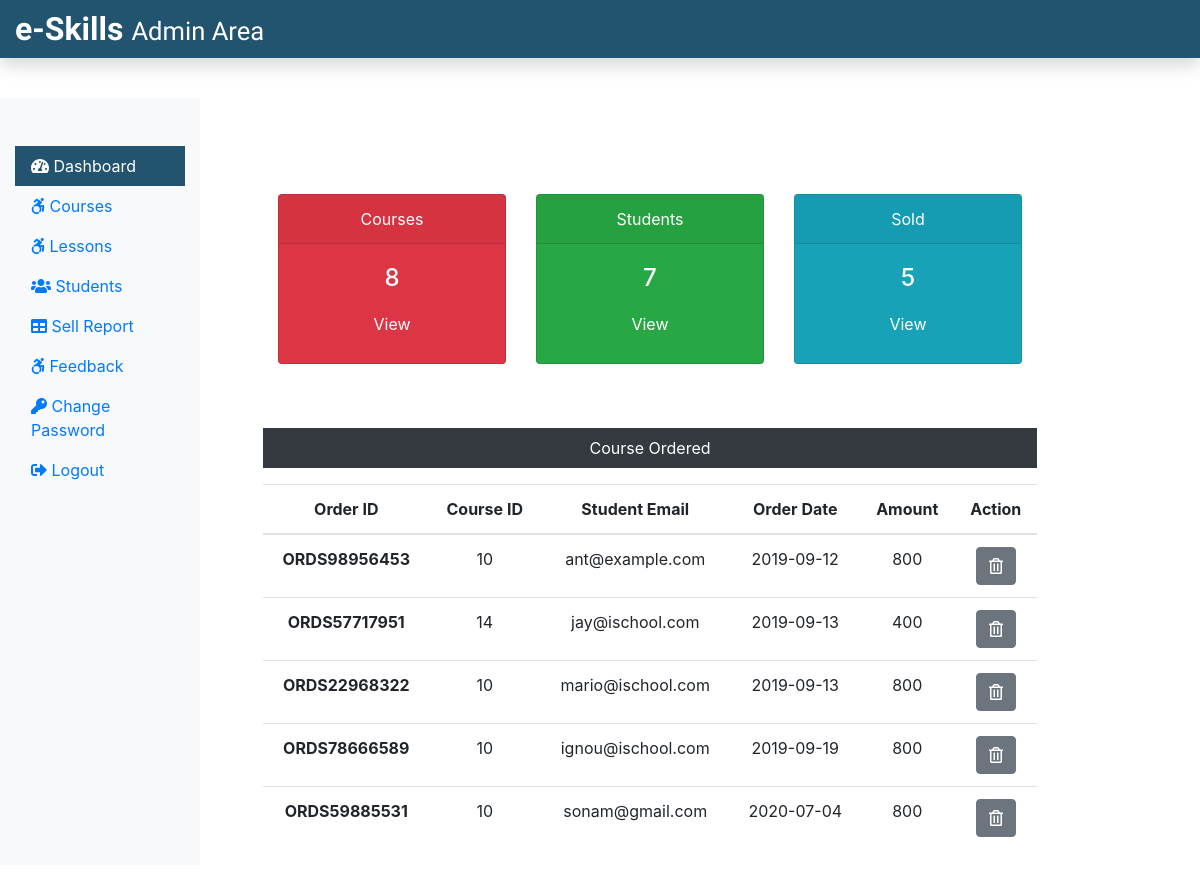
Page /Admin/adminDashboard.php (signed in) on the earlier database version.
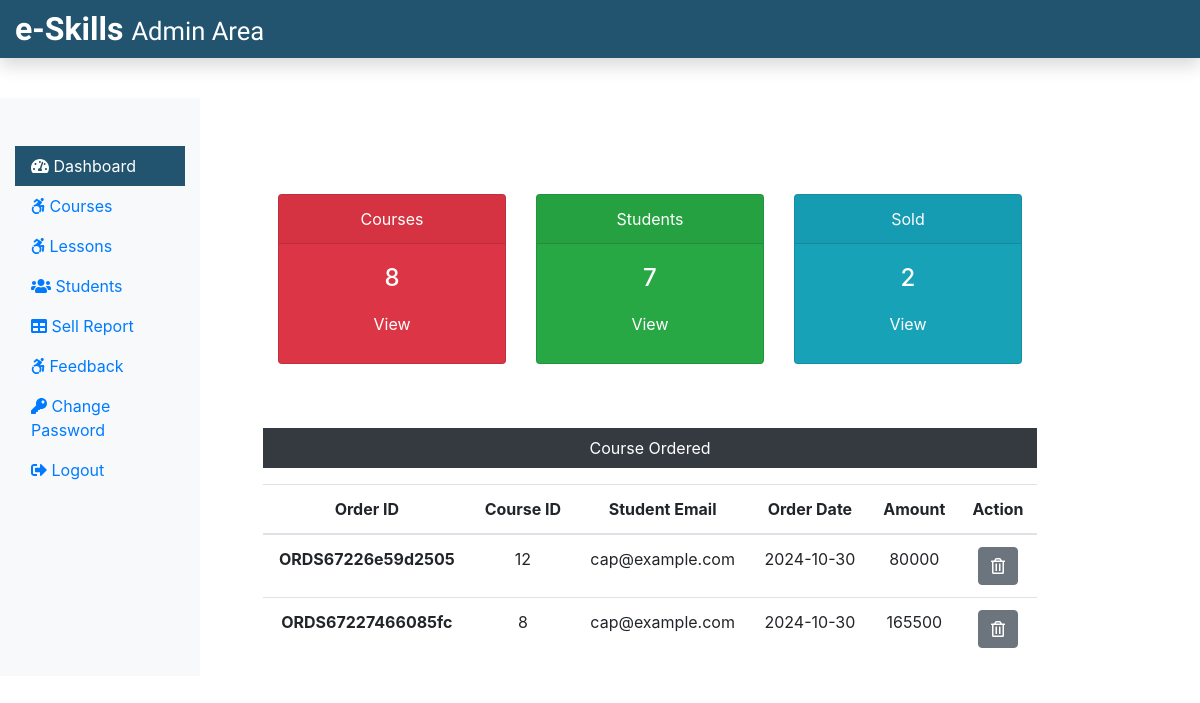
Same page on the later database version.
### tables this page shows
CREATE TABLE `courseorder` (
  `co_id` int(11) NOT NULL,
  `order_id` varchar(255) NOT NULL,
  `stu_email` varchar(255) NOT NULL,
  `course_id` int(11) NOT NULL,
  `status` varchar(255) NOT NULL,
  `respmsg` text NOT NULL,
  `amount` int(11) NOT NULL,
  `order_date` date NOT NULL
);

### Admin/adminDashboard.php (the view, shortened to what this page needs)
<?php
include('./adminInclude/header.php');
include('../dbConnection.php');
$sql = "SELECT * FROM course";
$result = $conn->query($sql);
$totalcourse = $result->num_rows;
 $sql = "SELECT * FROM student";
 $result = $conn->query($sql);
 $totalstu = $result->num_rows;
 $sql = "SELECT * FROM courseorder";
 $result = $conn->query($sql);
 $totalsold = $result->num_rows;
?>
  <div class="col-sm-9 mt-5">
    <div class="row mx-5 text-center">
      <div class="col-sm-4 mt-5">
        <div class="card text-white bg-danger mb-3" style="max-width: 18rem;">
          <div class="card-header">Courses</div>
          <div class="card-body">
            <h4 class="card-title">
              <?php echo $totalcourse; ?>
            </h4>
            <a class="btn text-white" href="courses.php">View</a>
          </div>
        </div>
      </div>
      <div class="col-sm-4 mt-5">
        <div class="card text-white bg-success mb-3" style="max-width: 18rem;">
          <div class="card-header">Students</div>
          <div class="card-body">
            <h4 class="card-title">
              <?php echo $totalstu; ?>
            </h4>
            <a class="btn text-white" href="students.php">View</a>
          </div>
        </div>
      </div>
      <div class="col-sm-4 mt-5">
        <div class="card text-white bg-info mb-3" style="max-width: 18rem;">
          <div class="card-header">Sold</div>
          <div class="card-body">
            <h4 class="card-title">
              <?php echo $totalsold; ?>
            </h4>
            <a class="btn text-white" href="sellreport.php">View</a>
          </div>
        </div>
      </div>
    </div>
    <div class="mx-5 mt-5 text-center">
      <p class=" bg-dark text-white p-2">Course Ordered</p>
      <?php
      $sql = "SELECT * FROM courseorder";
      $result = $conn->query($sql);
      if($result->num_rows > 0){
  echo '<table class="table">
    <thead>
    <tr>
      <th scope="col">Order ID</th>
      <th scope="col">Course ID</th>
      <th scope="col">Student Email</th>
      <th scope="col">Order Date</th>
      <th scope="col">Amount</th>
      <th scope="col">Action</th>
    </tr>
    </thead>
    <tbody>';
    while($row = $result->fetch_assoc()){
    echo '<tr>';
      echo '<th scope="row">'.$row["order_id"].'</th>';
      echo '<td>'. $row["course_id"].'</td>';
      echo '<td>'.$row["stu_email"].'</td>';
      echo '<td>'.$row["order_date"].'</td>';
      echo '<td>'.$row["amount"].'</td>';
      echo '<td><form action="" method="POST" class="d-inline"><input type="hidden" name="id" value='. $row["co_id"] .'><button type="submit" class="btn btn-secondary" name="delete" value="Delete"><i class="far fa-trash-alt"></i></button></form></td>';
      echo '</tr>';
    }
  echo '</tbody>
  </table>';
  } else {
    echo "0 Result";
  }
  ?>
    </div>
  </div>
  </div>
  </div>
<?php
include('./adminInclude/footer.php');
?>

### Admin/adminInclude/header.php (shortened to what this page needs)
<!DOCTYPE html>
<html lang="en">
<head>
 <link rel="stylesheet" href="../css/bootstrap.min.css">
 <link rel="stylesheet" href="../css/all.min.css">
 <link rel="stylesheet" href="../css/adminstyle.css">
</head>
<body>
 <div style="background-color: #225470;">
 <nav class="navbar navbar-dark  p-0 shadow">
  <a class="navbar-brand col-sm-3 col-md-2 mr-0" href="adminDashboard.php">e-Skills <small class="text-white">Admin Area</small></a>
 </nav>
 </div>
 <div class="container-fluid mb-5" style="margin-top:40px;">
  <div class="row">
   <nav class="col-sm-3 col-md-2 bg-light sidebar py-5 d-print-none">
    <div class="sidebar-sticky">
     <ul class="nav flex-column">
      <li class="nav-item">
       <a class="nav-link <?php if(PAGE == 'dashboard') {echo 'active';} ?>" href="adminDashboard.php">
        <i class="fas fa-tachometer-alt"></i>
        Dashboard
       </a>
      </li>
      <li class="nav-item">
       <a class="nav-link <?php if(PAGE == 'courses') {echo 'active';} ?>" href="courses.php">
        <i class="fab fa-accessible-icon"></i>
        Courses
       </a>
      </li>
      <li class="nav-item">
       <a class="nav-link <?php if(PAGE == 'lessons') {echo 'active';} ?>" href="lessons.php">
        <i class="fab fa-accessible-icon"></i>
        Lessons
       </a>
      </li>
      <li class="nav-item">
       <a class="nav-link <?php if(PAGE == 'students') {echo 'active';} ?>" href="students.php">
        <i class="fas fa-users"></i>
        Students
       </a>
      </li>
      <li class="nav-item">
       <a class="nav-link <?php if(PAGE == 'sellreport') {echo 'active';} ?>" href="sellReport.php">
        <i class="fas fa-table"></i>
        Sell Report
       </a>
      </li>
      <li class="nav-item">
       <a class="nav-link <?php if(PAGE == 'feedback') {echo 'active';} ?>" href="feedback.php">
        <i class="fab fa-accessible-icon"></i>
        Feedback
       </a>
      </li>
      <li class="nav-item">
       <a class="nav-link <?php if(PAGE == 'changepass') {echo 'active';} ?>" href="adminChangePass.php">
        <i class="fas fa-key"></i>
        Change Password
       </a>
      </li>
      <li class="nav-item">
       <a class="nav-link" href="../logout.php">
        <i class="fas fa-sign-out-alt"></i>
        Logout
       </a>
      </li>
     </ul>
    </div>
   </nav>

### Admin/adminInclude/footer.php (shortened to what this page needs)
</body>
</html>

### css/adminstyle.css (style rules this page uses)
.navbar-brand { font-family: "Ubuntu", sans-serif; font-size: 2em; font-weight: bold; color: #fff; }
.active { background-color: #225470; color: #fff; }

Differences in the rows shown:
removed courseorder: order "ORDS98956453", course "10", stu_email "ant@example.com", order_date "2019-09-12", amount "800"
removed courseorder: order "ORDS57717951", course "14", stu_email "jay@ischool.com", order_date "2019-09-13", amount "400"
removed courseorder: order "ORDS22968322", course "10", stu_email "mario@ischool.com", order_date "2019-09-13", amount "800"
removed courseorder: order "ORDS78666589", course "10", stu_email "ignou@ischool.com", order_date "2019-09-19", amount "800"
removed courseorder: order "ORDS59885531", course "10", stu_email "sonam@gmail.com", order_date "2020-07-04", amount "800"
added courseorder: order "ORDS67226e59d2505", course "12", stu_email "cap@example.com", order_date "2024-10-30", amount "80000"
added courseorder: order "ORDS67227466085fc", course "8", stu_email "cap@example.com", order_date "2024-10-30", amount "165500"
Other differences:
$totalsold: "5" → "2"
